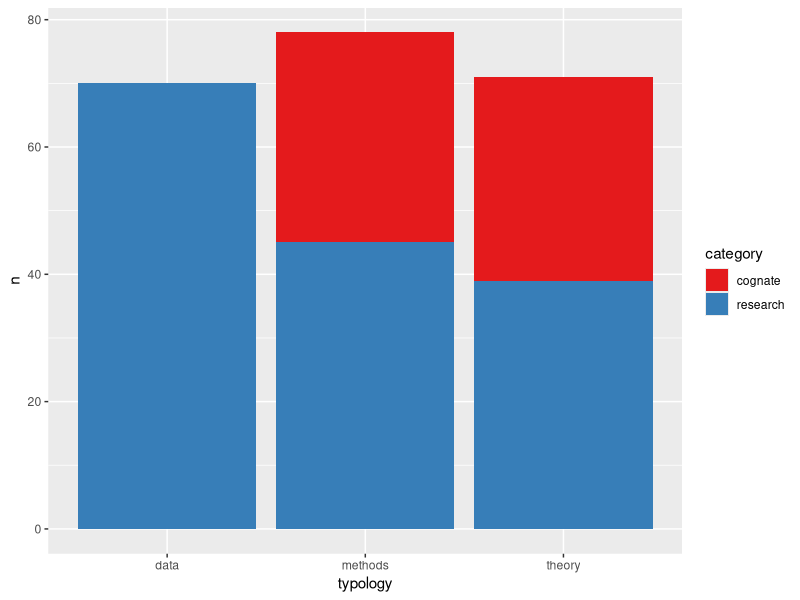

Source code (R):
## ---- chunk 1
knitr::opts_chunk$set(echo = TRUE, message=FALSE, warning=FALSE)
## ---- chunk 2
library(tidyverse)

qs <- read_csv("data/qs.csv")
qs %>% 
  select(-id) %>% 
  knitr::kable()

summary <- qs %>% 
  group_by(typology, category) %>% 
  summarise(n = n())

ggplot(summary, aes(typology, n, fill = category)) +
  geom_col() +
  scale_fill_brewer(palette = "Set1")

